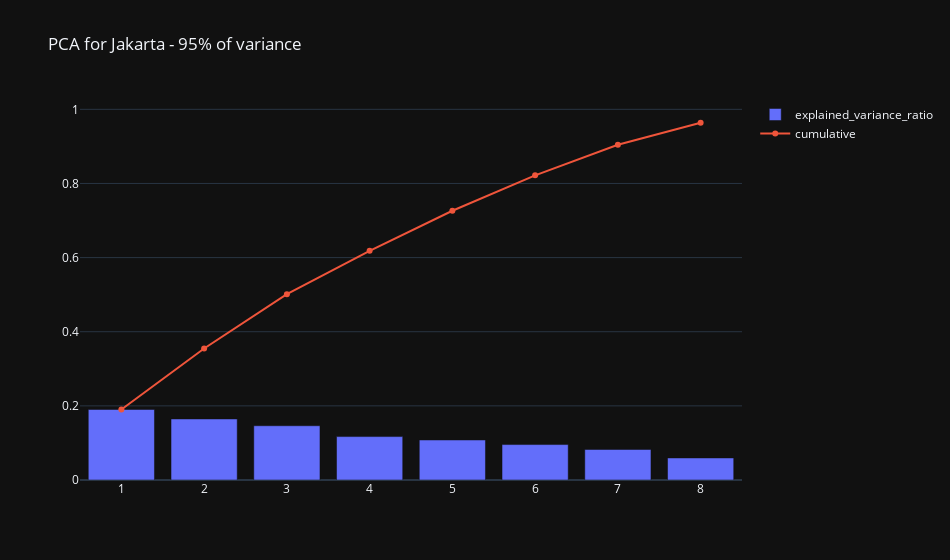

The cell this chart's notebook holds for it:
### Code cell
import plotly.express as px
import plotly.graph_objects as go

fig = go.Figure(data=[go.Bar(x=results["component"],y=results["explained_variance_ratio"],name="explained_variance_ratio"),
                     go.Scatter(x=results["component"],y=results["cumulative"], name="cumulative")],
               layout=go.Layout(title="PCA for Jakarta - 95% of variance", width=950, template="plotly_dark"))
fig.show()

### Figure 1 — Plotly figure (JSON) as saved in the notebook; plotly's stock layout.template omitted (floating-point values rounded to 4 significant figures)
{"data": [{"name": "explained_variance_ratio", "type": "bar", "x": [1, 2, 3, 4, 5, 6, 7, 8], "y": [0.1902, 0.1647, 0.1464, 0.1171, 0.108, 0.09557, 0.08235, 0.05952]}, {"name": "cumulative", "type": "scatter", "x": [1, 2, 3, 4, 5, 6, 7, 8], "y": [0.1902, 0.3549, 0.5013, 0.6184, 0.7264, 0.8219, 0.9043, 0.9638]}], "layout": {"title": {"text": "PCA for Jakarta - 95% of variance"}, "width": 950}}
